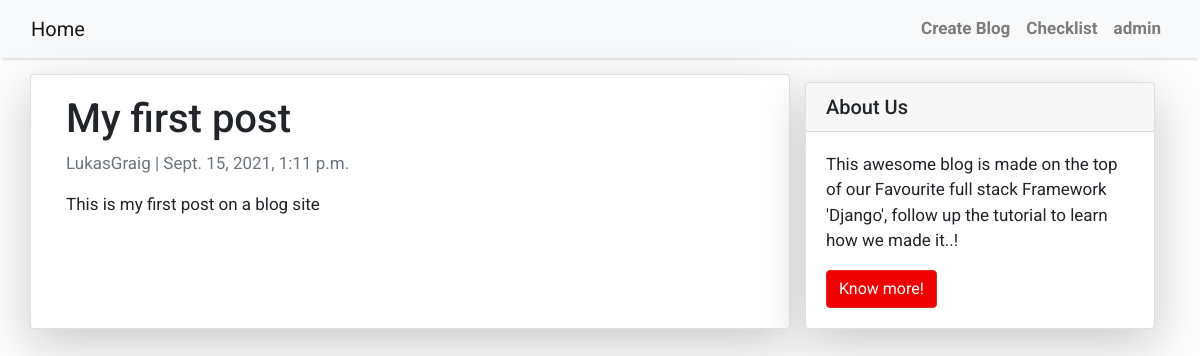
Page /blog/my-first-post/ (signed in) on the committed database.
### blogs/models.py (models this page shows, shortened)
class Post(models.Model):
    title = models.CharField(max_length=200, unique=True)
    slug = models.SlugField(max_length=200, unique=True)
    author = models.ForeignKey(User, on_delete= models.CASCADE, related_name='blog_posts')
    updated_on = models.DateTimeField(auto_now= True)
    text = models.TextField()
    created_on = models.DateTimeField(auto_now_add=True)
    status = models.IntegerField(choices=STATUS, default=0)
    class Meta:
        ordering = ['-created_on']

### blogs/views.py (the view)
# urls.py: path('<slug:slug>/', views.PostDetail.as_view(), name='post_detail'),
class PostDetail(generic.DetailView):
    model = Post
    template_name = 'blogs/post-detail.html'

### blogs/templates/blogs/post-detail.html
{% extends 'blogs/base.html' %} {% block content %}
<div class="container">
  <div class="row">
    <div class="col-md-8 card mb-4  mt-3 left  top">
      <div class="card-body">
        <h1>{% block title %} {{ object.title }} {% endblock title %}</h1>
        <p class=" text-muted">{{ post.author }} | {{ post.created_on }}</p>
        <p class="card-text ">{{ object.text | safe }}</p>
      </div>
    </div>
    {% block sidebar %} {% include 'blogs/sidebar.html' %} {% endblock sidebar %}
  </div>
</div>
{% endblock content %}

### blogs/templates/blogs/base.html (shortened to what this page needs)
<!DOCTYPE html>
<html>
    <head>
        <link rel="stylesheet" href="https://maxcdn.bootstrapcdn.com/bootstrap/4.0.0/css/bootstrap.min.css"
 />
    </head>
    <body>
        <nav class="navbar navbar-expand-lg navbar-light bg-light shadow" id="mainNav">
            <div class="container-fluid">
                <a class="navbar-brand" href="{% url 'home' %}">Home</a>
                <div class="collapse navbar-collapse" id="navbarResponsive">
                    <ul class="navbar-nav ml-auto">
                        <li class="nav-item text-black">
                            <a class="nav-link text-black font-weight-bold" href="{% url 'create_blog' %}">Create Blog</a>
                        </li>
                        <li class="nav-item text-black">
                            <a class="nav-link text-black font-weight-bold" href="{% url 'checklist' %}">Checklist</a>
                        </li>
                        <li class="nav-item text-black">
                            {% if user.is_authenticated %}
                                <a class="nav-link text-black font-weight-bold" href="{% url 'profile' user %}">{{ user.username }}</a>
                            {% else %}
                                <a class="nav-link text-black font-weight-bold" href="{% url 'signup' %}">Sign-Up</a>
                            {% endif %}
                        </li>
                    </ul>
                </div>
            </div>
        </nav>
        {% block content %}{% endblock content %}
    </body>
</html>

### blogs/templates/blogs/base.html (style rules this page uses)
body { font-family: "Roboto", sans-serif; font-size: 17px; background-color: #fdfdfd; }
.shadow { box-shadow: 0 4px 2px -2px rgba(0, 0, 0, 0.1); }

### blogs/templates/blogs/sidebar.html (style rules this page uses)
.card { box-shadow: 0 16px 48px #cccbcb; }

### rows in the picture
Post: title "My first post", author "LukasGraig", created_on "Sept. 15, 2021, 1:11 p.m.", text "This is my first post on a blog site"

### other values in the picture
{{ user.username }} "admin"
